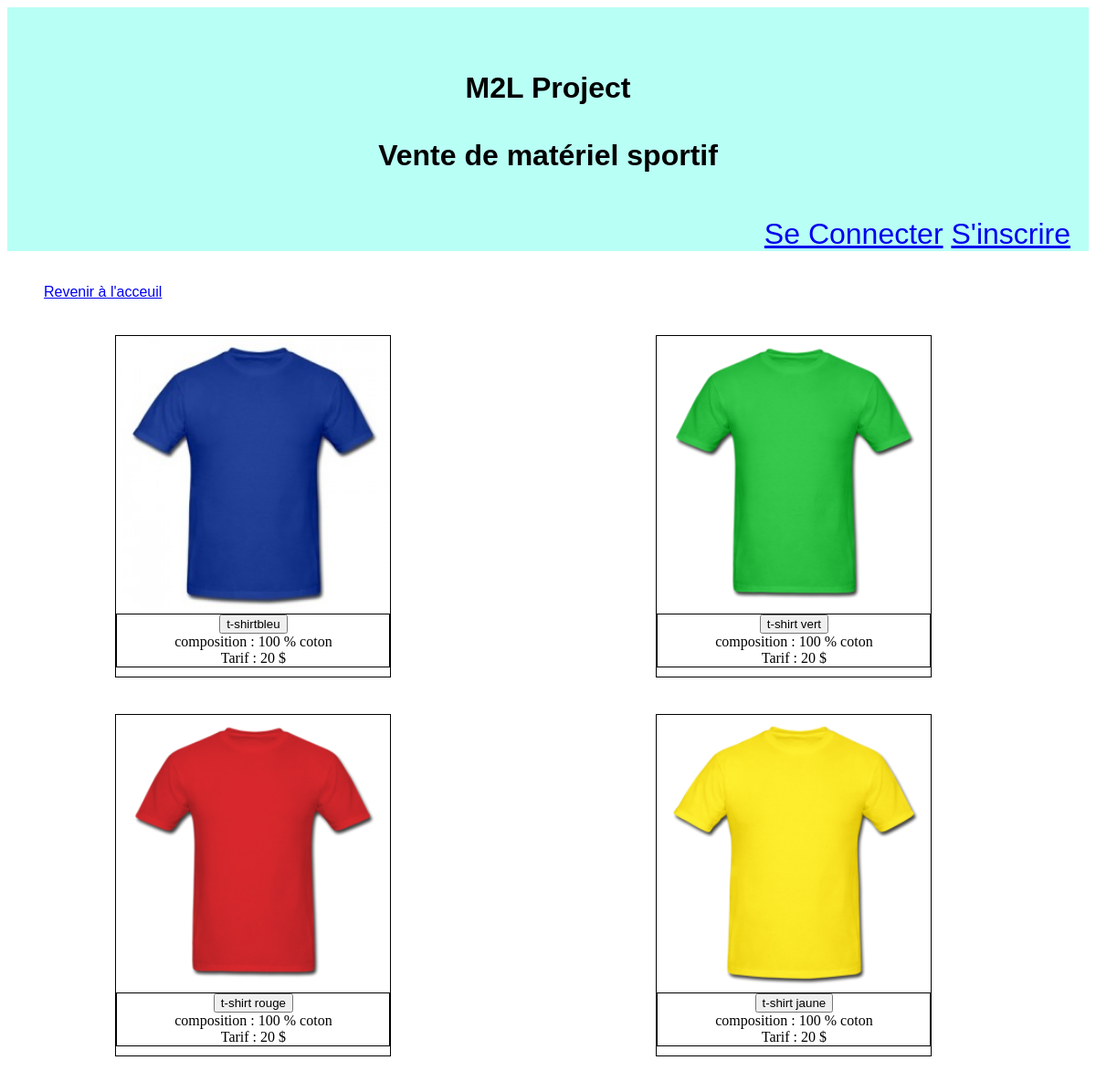
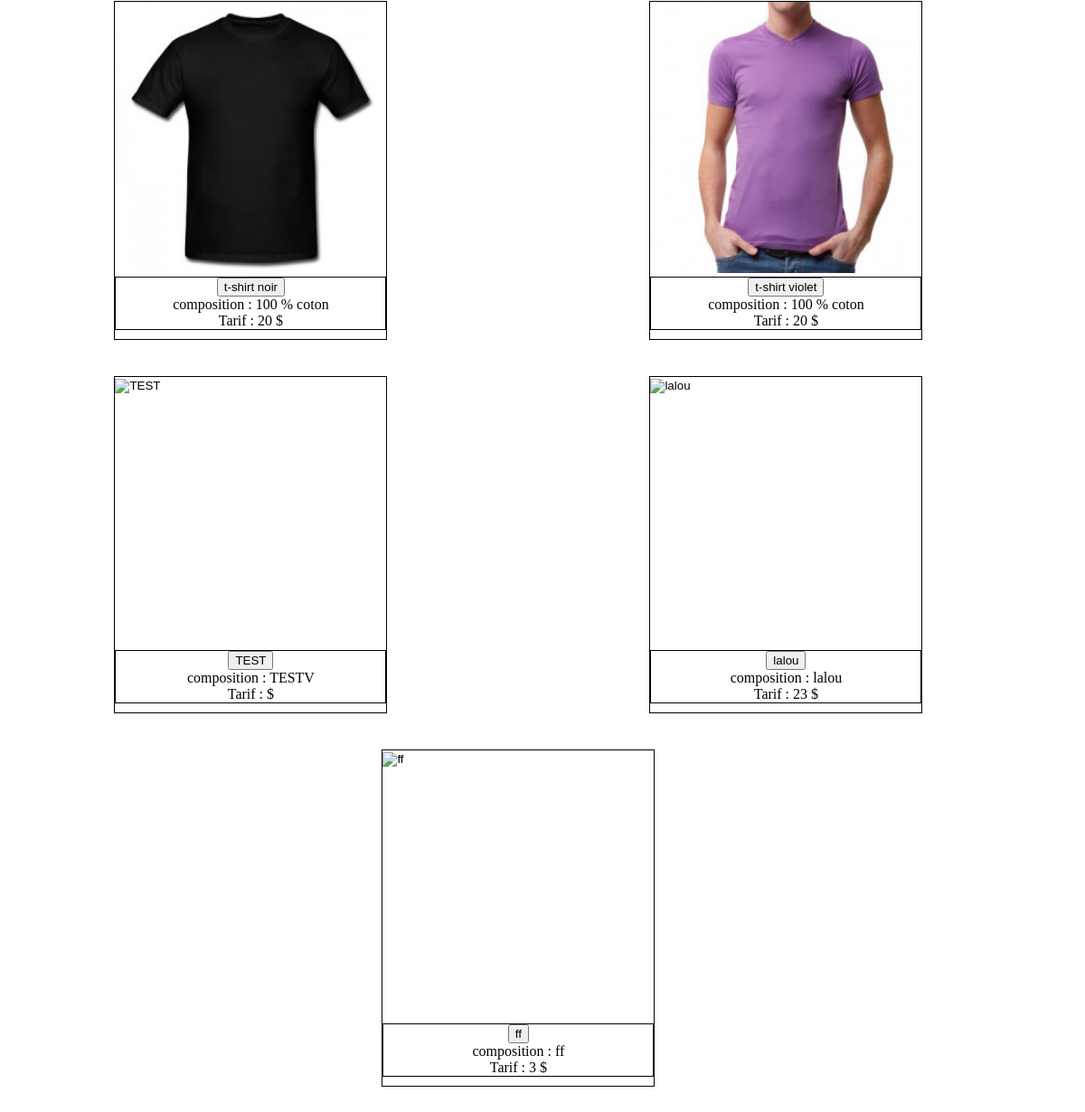
/index.php?liste=3, run on the app's committed database (2 pictures, top to bottom).
### tables this page shows
CREATE TABLE IF NOT EXISTS `article` (
  `id` int(11) NOT NULL AUTO_INCREMENT,
  `id_categorie` int(11) NOT NULL,
  `nom` varchar(254) NOT NULL,
  `composition` varchar(254) NOT NULL,
  `couleur` varchar(250) NOT NULL,
  `coupe` varchar(254) NOT NULL,
  `reference` varchar(254) NOT NULL,
  `prix` varchar(11) NOT NULL,
  `longueur des manches` text NOT NULL,
  `encolure` text NOT NULL,
  `description` text NOT NULL,
  `entretien` text NOT NULL,
  `src` varchar(254) NOT NULL,
  `quantite` int(11) NOT NULL,
  PRIMARY KEY (`id`)
);

### index.php (called while the page is built, shortened)
<?php
require "model/model.php";
require"controller/header.php";
require"controller/center.php" ;

### model/model.php (called while the page is built, shortened)
<?php
function dbConnect() {
try{
	$db = new PDO ('mysql:host=localhost;port=3308;dbname=sitetshirt;charset=utf8' , 'root' , '');
	}
catch(Exception $e)
	{
	die('Erreur : '.$e->getMessage());
	}
	return $db ;
}
function listeArticle($id_categorie) {
	$db = dbConnect();
	$res = $db ->query("SELECT * FROM article WHERE id_categorie = '$id_categorie' ");
	return $res;
}
?>

### vue/center/liste.php (the view, shortened to what this page needs)
<br><br><a id="redirectionAcceuil" href="index.php">Revenir à l'acceuil</a><br><br>
<div id="lesarticles" >
		<?php $res = listeArticle($_GET['liste']); ?>
		<?php
		while($article = $res ->fetch()){ ?>
			<div id="article">
			<form method="post" action="index.php?article">
				<input type="image" id="photo" alt="<?= $article['nom']; ?>" src="<?= $article['src']; ?>">
				<div id="description">
				<button><?= $article['nom']; ?></button>
				<?php echo"<br>composition : ".$article['composition']."<br>Tarif : ".$article['prix']." $<br>";?>
				</div>
			</form>
			</div>
	<?php } ?>
</div>

### vue/css/liste.css (style rules this page uses)
#photo { width: 300px ; height: 300px ; }
form { border: 1px black solid; width: 300px; }
#article { width: 30% ; margin: 20px; }
#description { text-align: center; border: 1px black solid; margin-bottom: 10px; }
#lesarticles { display: flex; flex-wrap: wrap; justify-content: space-around; }
#redirectionAcceuil { margin: 40px ; font-size: 1em ; font-family: "Trebuchet Ms" , Verdana , sans-serif; }

### data on the page
article: nom "t-shirtbleu", composition "100 % coton", prix "20"
article: nom "t-shirt vert", composition "100 % coton", prix "20"
article: nom "t-shirt rouge", composition "100 % coton", prix "20"
article: nom "t-shirt jaune", composition "100 % coton", prix "20"
article: nom "t-shirt noir", composition "100 % coton", prix "20"
article: nom "t-shirt violet", composition "100 % coton", prix "20"
article: nom "TEST", composition "TESTV"
article: nom "lalou", composition "lalou", prix "23"
article: nom "ff", composition "ff", prix "3"
